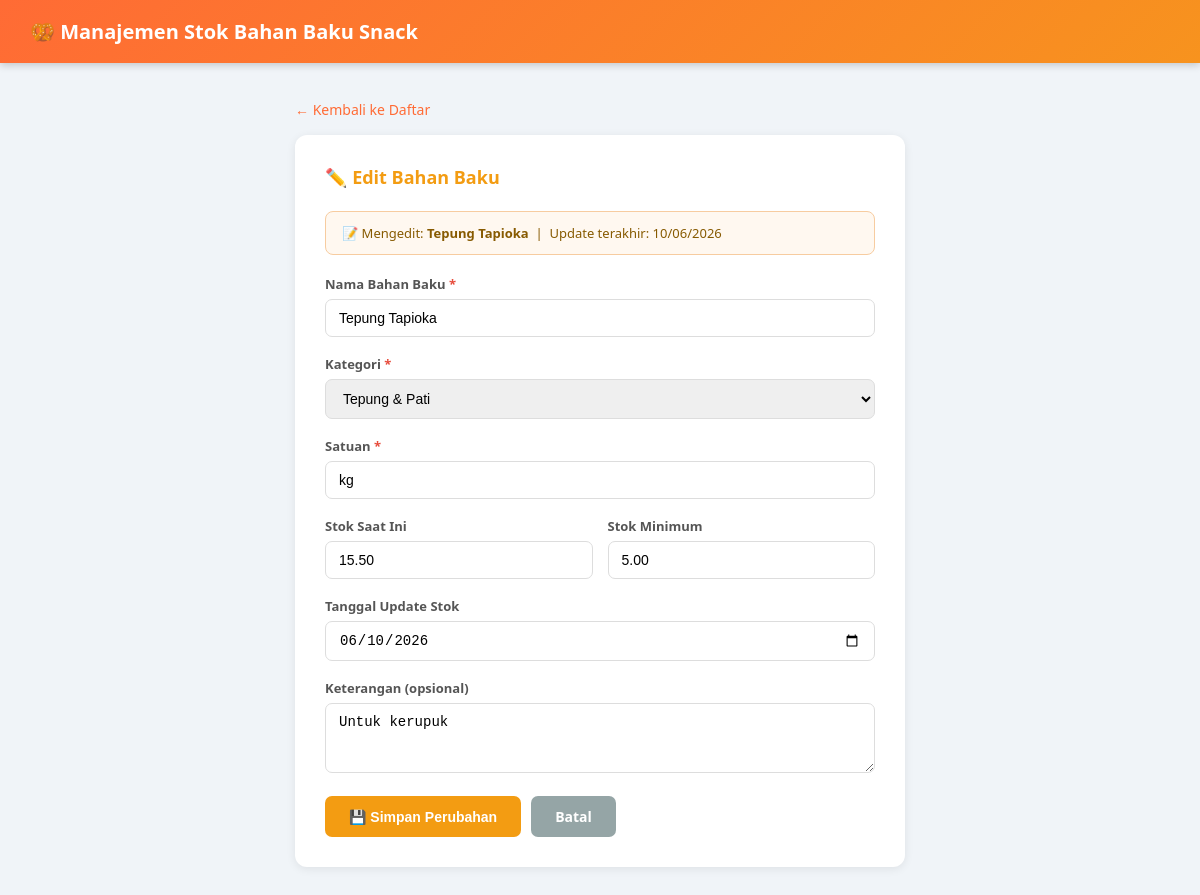
The app's page /update.php?id=2 with its own data.
### tables this page shows
CREATE TABLE IF NOT EXISTS bahan_baku (
    id_bahan INT AUTO_INCREMENT PRIMARY KEY,
    id_kategori INT NOT NULL,
    nama_bahan VARCHAR(150) NOT NULL,
    satuan VARCHAR(20) NOT NULL,
    stok_saat_ini DECIMAL(10,2) DEFAULT 0,
    stok_minimum DECIMAL(10,2) DEFAULT 0,
    tanggal_update DATE,
    keterangan TEXT,
    FOREIGN KEY (id_kategori) REFERENCES kategori_bahan(id_kategori) ON DELETE CASCADE,
    created_at TIMESTAMP DEFAULT CURRENT_TIMESTAMP
);

CREATE TABLE IF NOT EXISTS kategori_bahan (
    id_kategori INT AUTO_INCREMENT PRIMARY KEY,
    nama_kategori VARCHAR(100) NOT NULL,
    keterangan TEXT,
    created_at TIMESTAMP DEFAULT CURRENT_TIMESTAMP
);

### update.php (the view, shortened to what this page needs)
<?php
require_once 'db.php';
$id = (int) ($_GET['id'] ?? 0);
$sql_get  = "SELECT * FROM bahan_baku WHERE id_bahan = $id";
$result   = mysqli_query($conn, $sql_get);
$bahan    = mysqli_fetch_assoc($result);
$kategori_list = mysqli_query($conn, "SELECT * FROM kategori_bahan ORDER BY nama_kategori");
?>
<!DOCTYPE html>
<html lang="id">
<head>
</head>
<body>
<header>
    <h1>🥨 Manajemen Stok Bahan Baku Snack</h1>
</header>
<div class="container">
    <div style="margin-bottom: 15px;">
        <a href="index.php" style="color:#ff6b35; text-decoration:none; font-size:14px;">← Kembali ke Daftar</a>
    </div>
    <div class="card">
        <h2>✏️ Edit Bahan Baku</h2>
        <div class="stok-info">
            📝 Mengedit: <strong><?= htmlspecialchars($bahan['nama_bahan']) ?></strong>
            &nbsp;|&nbsp; Update terakhir: <?= $bahan['tanggal_update'] ? date('d/m/Y', strtotime($bahan['tanggal_update'])) : '-' ?>
        </div>
        <form method="POST">
            <div class="form-group">
                <label>Nama Bahan Baku <span>*</span></label>
                <input type="text" name="nama_bahan"
                       value="<?= htmlspecialchars($bahan['nama_bahan']) ?>">
            </div>
            <div class="form-group">
                <label>Kategori <span>*</span></label>
                <select name="id_kategori">
                    <?php while ($kat = mysqli_fetch_assoc($kategori_list)): ?>
                    <option value="<?= $kat['id_kategori'] ?>"
                        <?= ($bahan['id_kategori'] == $kat['id_kategori']) ? 'selected' : '' ?>>
                        <?= htmlspecialchars($kat['nama_kategori']) ?>
                    </option>
                    <?php endwhile; ?>
                </select>
            </div>
            <div class="form-group">
                <label>Satuan <span>*</span></label>
                <input type="text" name="satuan"
                       value="<?= htmlspecialchars($bahan['satuan']) ?>">
            </div>
            <div class="row">
                <div class="form-group">
                    <label>Stok Saat Ini</label>
                    <input type="number" name="stok_saat_ini" step="0.01" min="0"
                           value="<?= $bahan['stok_saat_ini'] ?>">
                </div>
                <div class="form-group">
                    <label>Stok Minimum</label>
                    <input type="number" name="stok_minimum" step="0.01" min="0"
                           value="<?= $bahan['stok_minimum'] ?>">
                </div>
            </div>
            <div class="form-group">
                <label>Tanggal Update Stok</label>
                <input type="date" name="tanggal_update"
                       value="<?= $bahan['tanggal_update'] ?? date('Y-m-d') ?>">
            </div>
            <div class="form-group">
                <label>Keterangan (opsional)</label>
                <textarea name="keterangan" rows="3"><?= htmlspecialchars($bahan['keterangan'] ?? '') ?></textarea>
            </div>
            <div style="display:flex; gap:10px; margin-top:10px;">
                <button type="submit" class="btn btn-warning">💾 Simpan Perubahan</button>
                <a href="index.php" class="btn btn-secondary">Batal</a>
            </div>
        </form>
    </div>
</div>
</body>
</html>

### update.php (style rules this page uses)
* { margin: 0; padding: 0; box-sizing: border-box; }
body { font-family: 'Segoe UI', sans-serif; background: #f0f4f8; color: #333; }
header { background: linear-gradient(135deg, #ff6b35, #f7931e); color: white; padding: 18px 30px; box-shadow: 0 2px 8px rgba(0,0,0,0.2); }
header h1 { font-size: 20px; }
.container { max-width: 650px; margin: 35px auto; padding: 0 20px; }
.card { background: white; border-radius: 12px; padding: 30px; box-shadow: 0 2px 10px rgba(0,0,0,0.08); }
.card h2 { font-size: 18px; margin-bottom: 22px; color: #f39c12; }
.form-group { margin-bottom: 18px; }
label { display: block; font-size: 13px; font-weight: 600; color: #555; margin-bottom: 6px; }
label span { color: #e74c3c; }
input[type="text"], input[type="number"], input[type="date"], select, textarea { width: 100%; padding: 10px 13px; border: 1.5px solid #ddd; border-radius: 7px; font-size: 14px; outline: none; transition: border 0.2s; }
.row { display: flex; gap: 15px; }
.row .form-group { flex: 1; }
.btn { display: inline-block; padding: 11px 24px; border-radius: 7px; font-size: 14px; font-weight: 600; cursor: pointer; border: none; text-decoration: none; transition: opacity 0.2s; }
.btn-warning { background: #f39c12; color: white; }
.btn-secondary { background: #95a5a6; color: white; }
.stok-info { background: #fff8f0; border: 1px solid #f7cca0; border-radius: 8px; padding: 12px 16px; font-size: 13px; color: #875a00; margin-bottom: 20px; }

### records on screen
bahan_baku: nama_bahan "Tepung Tapioka", tanggal_update "10/06/2026", id_kategori "Tepung & Pati", satuan "kg", stok_saat_ini "15.50", stok_minimum "5.00", tanggal_update "06/10/2026", keterangan "Untuk kerupuk"
